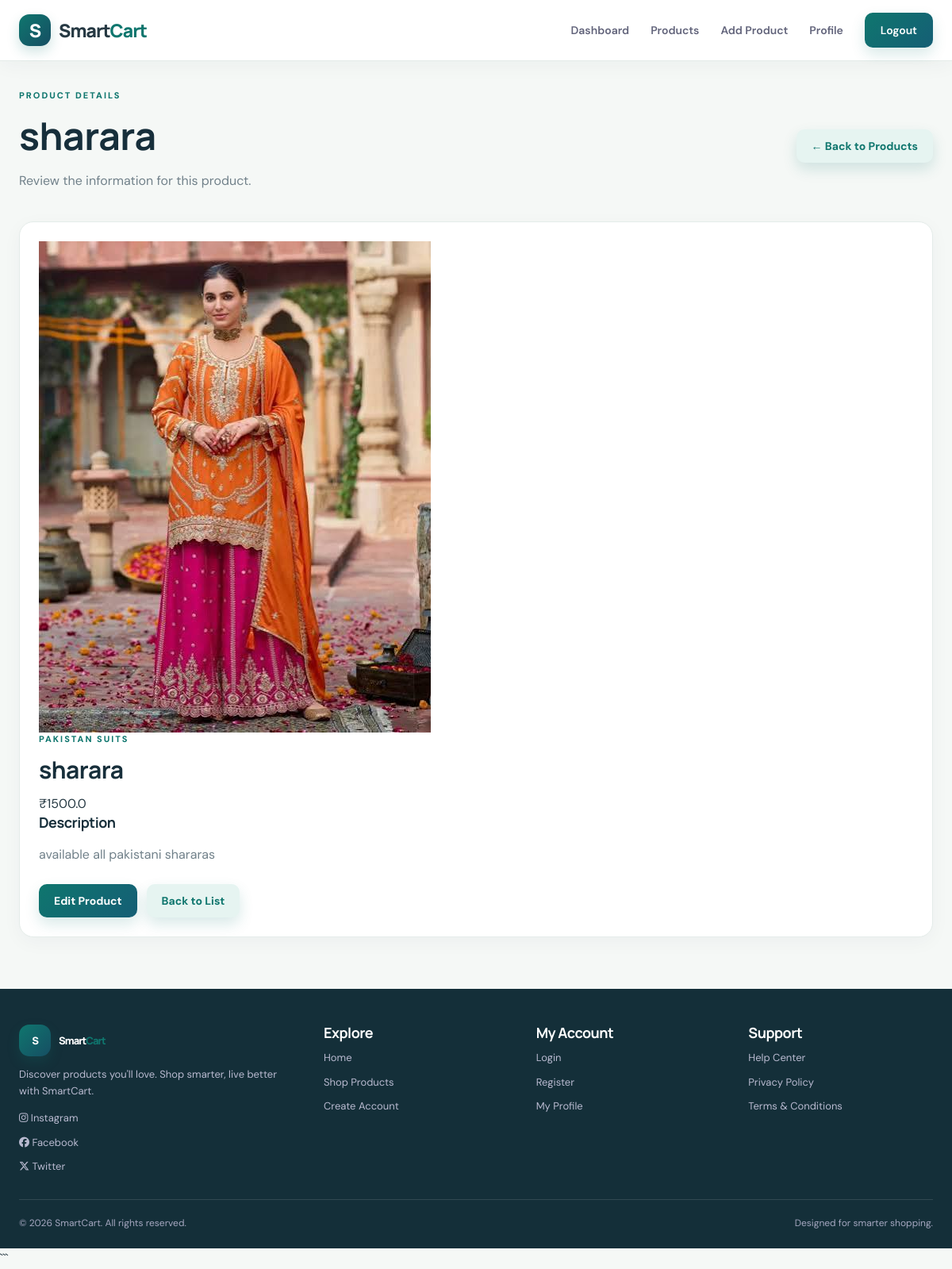
/admin/view-item/1 (signed in), run on the app's committed database.
### tables this page shows
CREATE TABLE products (
        product_id INTEGER PRIMARY KEY AUTOINCREMENT,
        name TEXT,
        description TEXT,
        category TEXT,
        price REAL,
        image TEXT,
        admin_id INTEGER,
        FOREIGN KEY (admin_id) REFERENCES admin (admin_id) ON DELETE SET NULL
    );

### app.py (the view)
@app.route('/admin/view-item/<int:item_id>')
def view_item(item_id):
    if 'admin_id' not in session:
        flash("Please login first!", "danger")
        return redirect('/admin-login')
    conn = get_db_connection()
    cursor = conn.cursor(dictionary=True)
    cursor.execute("SELECT * FROM products WHERE product_id = %s", (item_id,))
    product = cursor.fetchone()
    cursor.close()
    conn.close()
    if not product:
        flash("Product not found!", "danger")
        return redirect('/admin/item-list')
    return render_template("admin/view_item.html", product=product)

### db.py (called while the page is built)
def get_db_connection():
    return SQLiteDictConnection(DB_PATH)

    def fetchone(self):
        if self._custom_rows is not None:
            return self._custom_rows.pop(0) if self._custom_rows else None
        row = self._cursor.fetchone()
        return dict(row) if row is not None else None

    def close(self):
        self._cursor.close()

    def cursor(self, dictionary=True):
        return SQLiteDictCursor(self._conn.cursor())

    def close(self):
        self._conn.close()

### templates/admin/view_item.html (shortened to what this page needs)
{% extends 'base.html' %}
{% block content %}
<div class="page-heading"><div><p class="eyebrow">Product details</p><h1>{{ product.name }}</h1><p>Review the information for this product.</p></div><a class="button secondary" href="/admin/item-list">← Back to Products</a></div>
<section class="panel detail-layout">
  <div><img class="detail-image" src="{{ url_for('static', filename='uploads/product_images/' ~ product.image) }}" alt="{{ product.name }}"></div>
  <div class="detail-info"><p class="eyebrow">{{ product.category }}</p><h2>{{ product.name }}</h2><div class="detail-price">₹{{ product.price }}</div><h3>Description</h3><p>{{ product.description }}</p><div class="hero-actions"><a class="button" href="/admin/update-item/{{ product.product_id }}">Edit Product</a><a class="button secondary" href="/admin/item-list">Back to List</a></div></div>
</section>
{% endblock %}

### static/css/style.css (style rules this page uses)
:root { --primary: #6366f1; --primary-dark: #4f46e5; --primary-light: #eef2ff; --navy: #171b3b; --ink: #252641; --muted: #777b91; --line: #eeeef5; --surface: #ffffff; --canvas: #f8f8fc; --success: #16a34a; --danger: #dc2626; --shadow: 0 10px 35px rgba(30, 27, 75, .07); --page-width: 1320px; }
*, *::before, *::after { box-sizing: border-box; }
html { scroll-behavior: smooth; }
body { min-height: 100vh; margin: 0; display: flex; flex-direction: column; background: var(--surface); color: var(--ink); font-family: "DM Sans", Arial, sans-serif; line-height: 1.6; }
img { display: block; max-width: 100%; }
a { color: inherit; text-decoration: none; }
h1, h2, h3, h4 { color: var(--navy); font-family: "Manrope", sans-serif; line-height: 1.2; letter-spacing: -.5px; }
h1 { font-size: clamp(30px, 4vw, 48px); margin: 0 0 15px; }
h2 { font-size: clamp(23px, 3vw, 30px); margin: 0 0 12px; }
h3 { font-size: 18px; margin: 0 0 10px; }
p { color: var(--muted); }
.eyebrow { color: var(--primary); font-size: 11px; font-weight: 800; letter-spacing: 2px; text-transform: uppercase; margin: 0 0 12px; }
.button, .btn-primary, button, input[type="submit"] { display: inline-flex; align-items: center; justify-content: center; gap: 8px; padding: 12px 19px; border: 0; border-radius: 10px; background: var(--primary); color: white; font: 700 14px "DM Sans", sans-serif; text-align: center; cursor: pointer; transition: .25s ease; }
.button.secondary { background: var(--primary-light); color: var(--primary); }
.hero-actions { display: flex; gap: 12px; flex-wrap: wrap; margin-top: 25px; }
.feature-card, .stat-card, .panel, .form-card, .auth-card, .detail-card { border: 1px solid var(--line); border-radius: 18px; background: white; box-shadow: 0 6px 25px rgba(30, 27, 75, .04); }
.panel { padding: 24px; }
.toolbar, .page-heading { display: flex; justify-content: space-between; align-items: center; flex-wrap: wrap; gap: 15px; margin-bottom: 22px; }
:root { --primary: #0f766e; --primary-dark: #115e59; --primary-light: #e6f4f1; --navy: #172f3b; --ink: #263943; --muted: #71818a; --line: #e4ece9; --surface: #ffffff; --canvas: #f5f8f6; --success: #16845b; --danger: #c44747; --shadow: 0 14px 38px rgba(24, 55, 59, .08); }
body { background: #f5f8f6; color: #263943; }
.brand-accent, .eyebrow { color: #0f766e; }
.nav-links .nav-cta, .button, .add-cart-btn, .save-btn, .pay-btn { background: linear-gradient(135deg,#0f766e,#155e75); box-shadow: 0 8px 18px rgba(15,118,110,.16); }

### data on the page
products: name "sharara", image+name (picture), category "PAKISTAN SUITS", price "1500.0", description "available all pakistani shararas"
